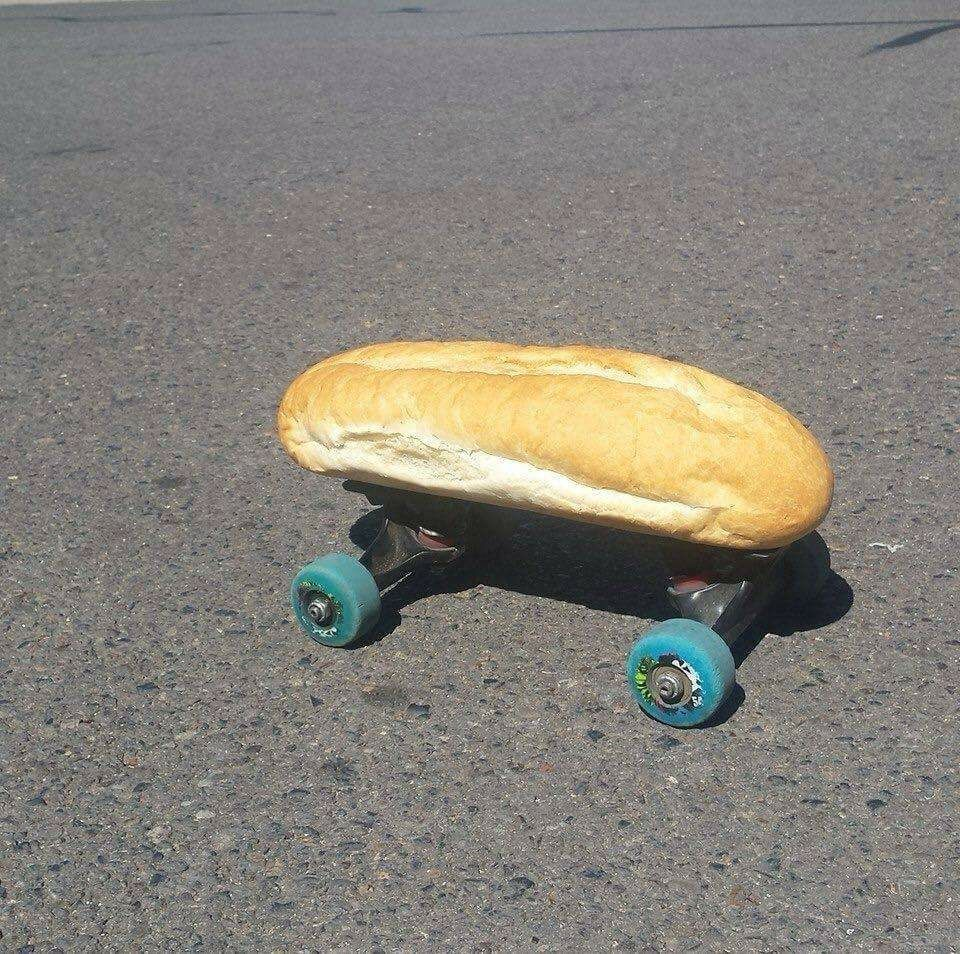
#> input picture ProcesamientoDeImagenesFacultad/Libro/foton.jpg, 960 x 954 px
$ python grayLevel.py
#> lines starting #> are read from the running program, lines starting #| are printed output that depends on the picture
from PIL import Image
import numpy as np
import matplotlib.pyplot as plt

im = np.array(Image.open("foton.jpg").convert("L"))
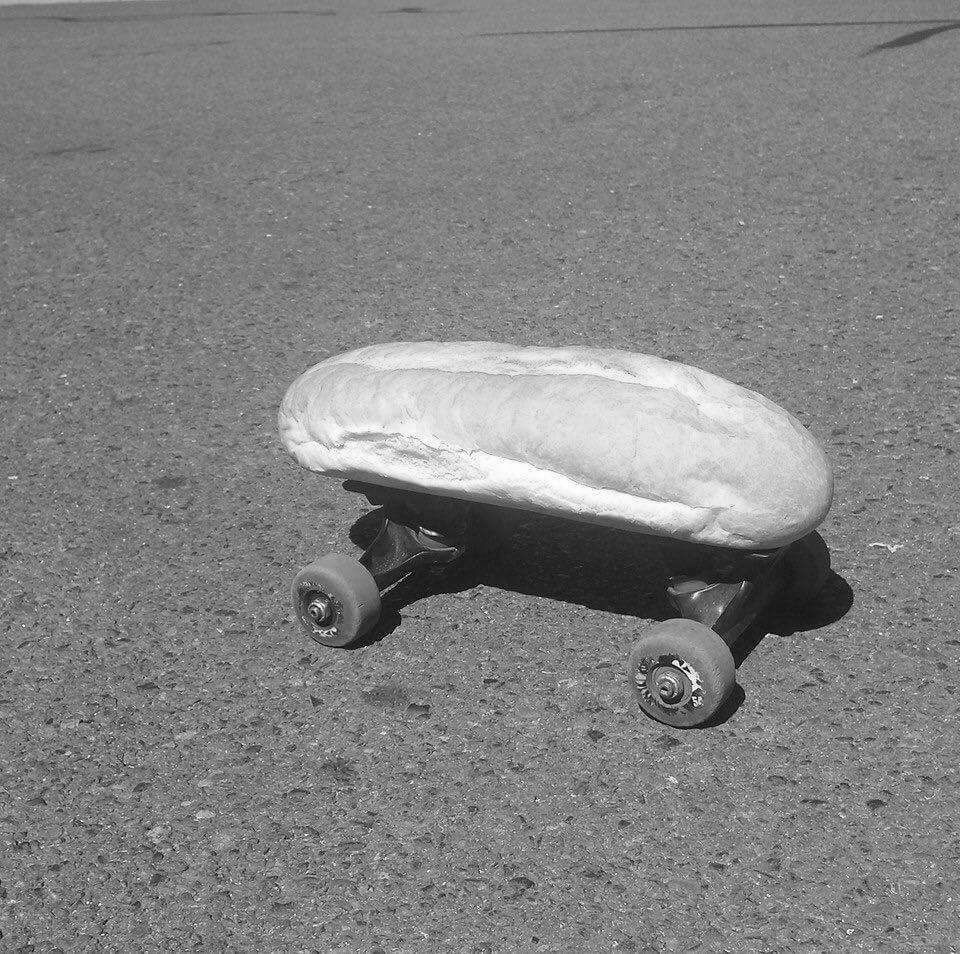
#> im: shape (954, 960); min 0, max 255, mean 130.2
im2 = 255 - im  # invert image
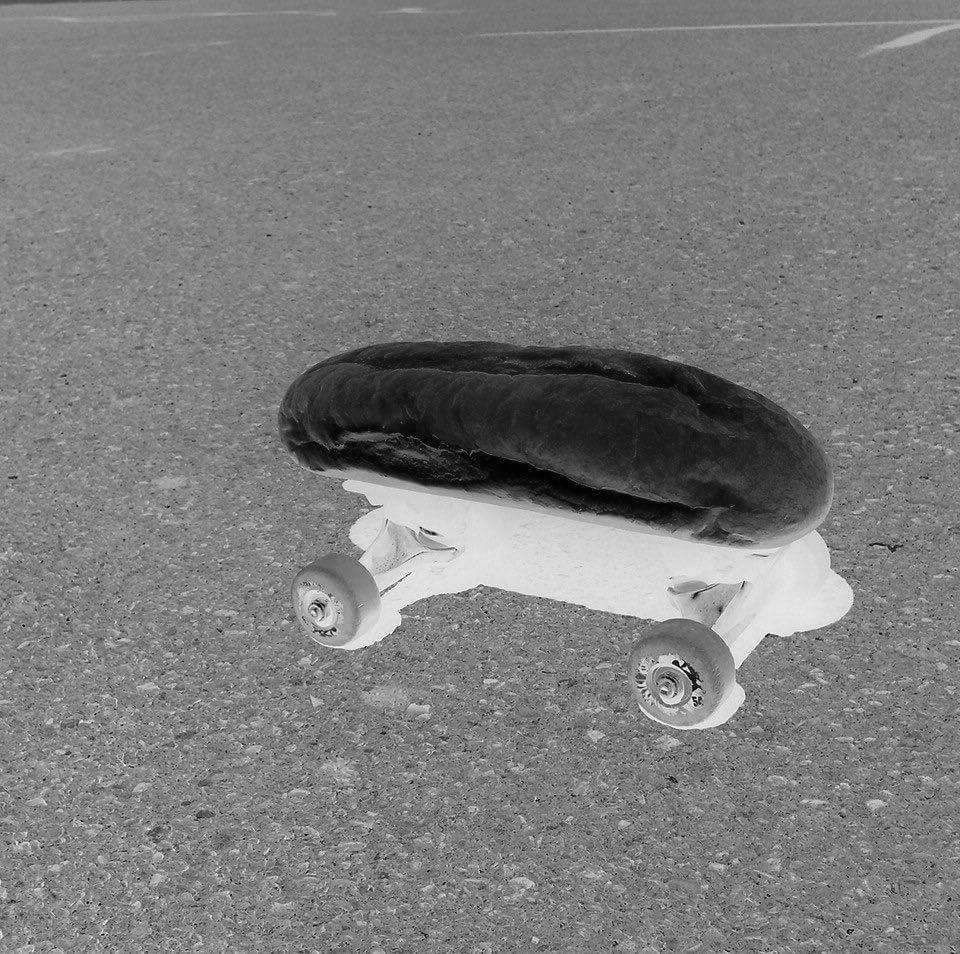
#> im2: shape (954, 960); min 0, max 255, mean 124.8
im3 = (100.0 / 255) * im + 100  # clamp to interval 100...200
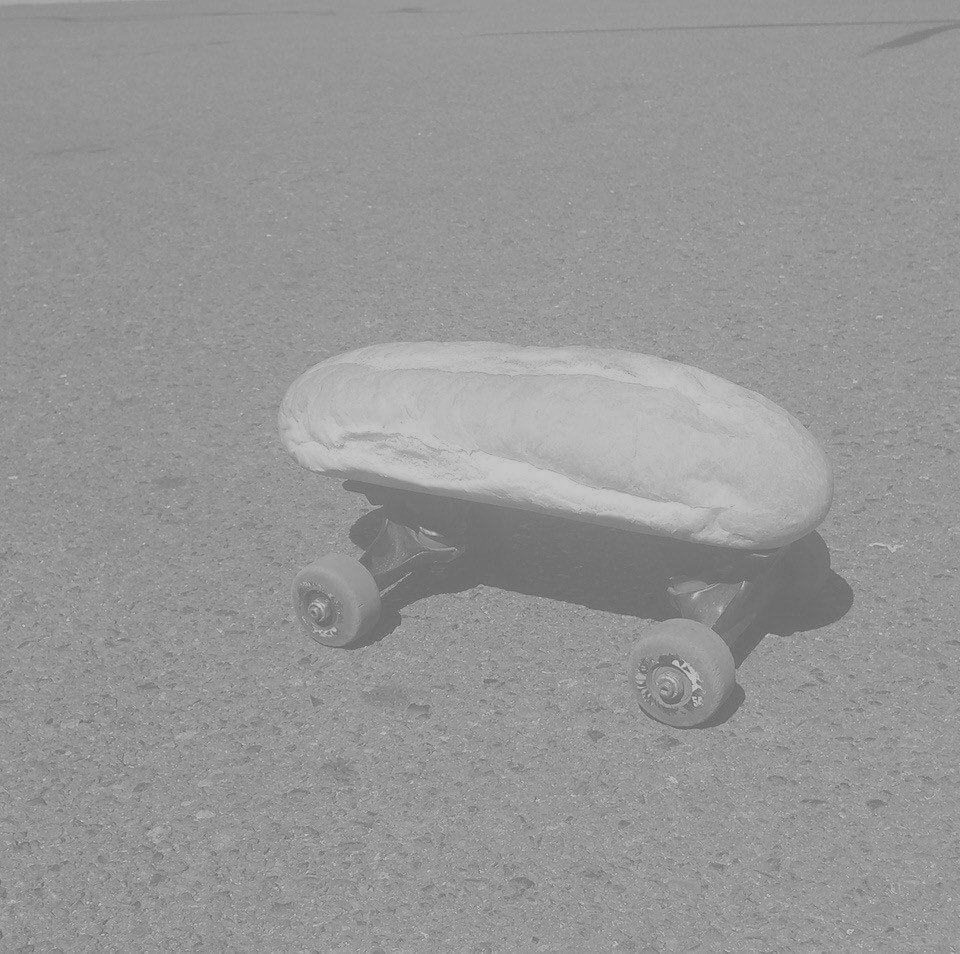
#> im3: shape (954, 960) float64; min 100, max 200, mean 151.1
im4 = 255.0 * (im / 255.0) ** 2  # Squared
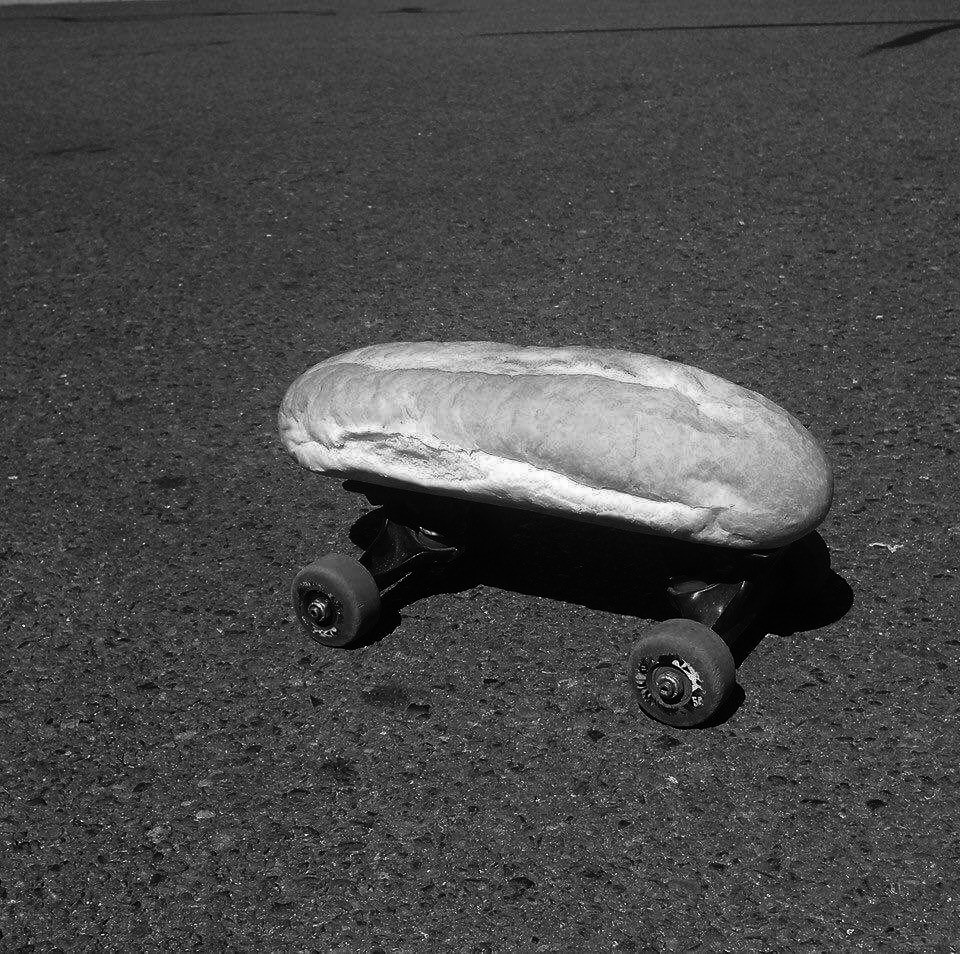
#> im4: shape (954, 960) float64; min 0, max 255, mean 72.6

print(int(im.min()), int(im.max()))
#| 0 255
print(int(im2.min()), int(im2.max()))
#| 0 255
print(int(im3.min()), int(im3.max()))
#| 100 200
print(int(im4.min()), int(im4.max()))
#| 0 255

pil_im = Image.fromarray(im)

pil_im2 = Image.fromarray(np.uint8(im2))
